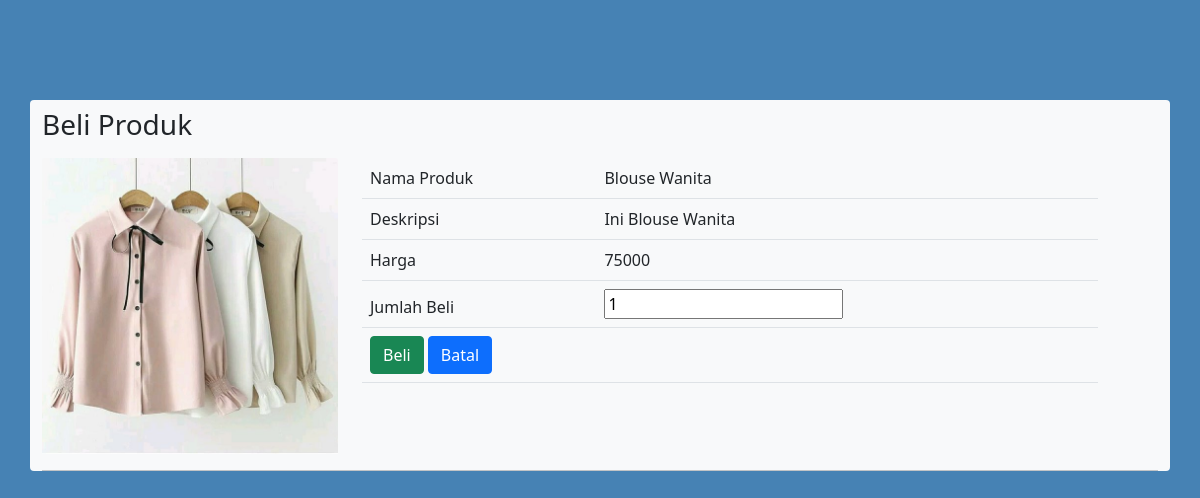
/beli_produk.php?id_produk=7 (signed in), run on the app's committed database.
### tables this page shows
CREATE TABLE `produk` (
  `id_produk` int(11) NOT NULL,
  `nama_produk` varchar(100) DEFAULT NULL,
  `deskripsi` text,
  `harga` int(11) DEFAULT NULL,
  `foto_produk` varchar(255) DEFAULT NULL
);

### beli_produk.php (the view, shortened to what this page needs)
<?php
    include "header.php";
    include "koneksi.php";
    $qry_detail_produk=mysqli_query($conn,"select * from produk where id_produk = '".$_GET['id_produk']."'");
    $dt_produk=mysqli_fetch_array($qry_detail_produk);
?>
<nav class="navbar navbar-expand-lg" style="margin-top: 100px" >
    <h3>Beli Produk</h3>
</nav>
<div class="row">
    <div class="col-md-4" style="width: 20rem">
        <img src="assets/foto_produk/<?=$dt_produk['foto_produk']?>" class="card-img-top">
    </div>
    <div class="col-md-8">
        <form action="masukkankeranjang.php?id_produk=<?=$dt_produk['id_produk']?>" method="post">
            <table class="table table-hover table-striped">
                <thead>
                    <tr>
                        <td>Nama Produk</td><td><?=$dt_produk['nama_produk']?></td>
                    </tr>
                    <tr>
                        <td>Deskripsi</td><td><?=$dt_produk['deskripsi']?></td>
                    </tr>
                    <tr>
                        <td>Harga</td><td><?=$dt_produk['harga']?></td>
                    </tr>
                        <td>Jumlah Beli</td><td><input type="number" name="jumlah_beli" value="1"></td>
                    <tr>
                        <td colspan="2"><input class="btn btn-success" type="submit" value="Beli">
                        <a href="produk.php" class="btn btn-primary" type="submit" value="BATAL">Batal</a>
                    </tr>
                </thead>
            </table>
        </form>
    </div>
</div>
<hr>

### beli_produk.php (style rules this page uses)
body { background-color: #4682b4; }

### data on the page
produk: foto_produk (picture), nama_produk "Blouse Wanita", deskripsi "Ini Blouse Wanita", harga "75000"
